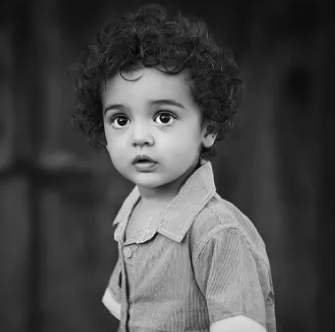
#> input picture 12_Spatial_Filtering/child.png, 335 x 332 px
$ python 09_canny_edge_detector.py   (older library calls are emulated)
#> lines starting #> are read from the running program, lines starting #| are printed output that depends on the picture; after the words box and inside, x2 and y2 are one past the last pixel; in counts of white or black regions, pixels touching at a corner belong together
import cv2
import numpy as np
import matplotlib.pyplot as plt

# Load an image
gray = cv2.imread('child.png', cv2.IMREAD_GRAYSCALE)
#> gray: shape (332, 335); min 5, max 251, mean 73.3

# 1. Noise Reduction
# Gaussian Blurring
blur = cv2.GaussianBlur(gray,(5,5),0)


# 2. Finding Intensity Gradient of the Image
# Apply Sobelx in high output datatype 'float32'
# and then converting back to 8-bit to prevent overflow
sobelx_32f = cv2.Sobel(blur,cv2.CV_32F,1,0,ksize=3)
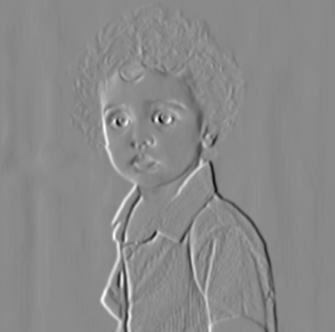
#> sobelx_32f: shape (332, 335) float32; min -444, max 374, mean -0.6; drawn with min black and max white
absx_32f = np.absolute(sobelx_32f)
sobelx_8u1 = absx_32f/absx_32f.max()*255
sobelx_8u = np.uint8(sobelx_8u1)

# Similarly for Sobely
sobely_32f = cv2.Sobel(blur,cv2.CV_32F,0,1,ksize=3)
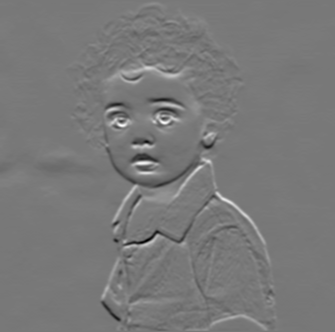
#> sobely_32f: shape (332, 335) float32; min -358, max 398, mean 1.7; drawn with min black and max white
absy_32f = np.absolute(sobely_32f)
sobely_8u1 = absy_32f/absy_32f.max()*255
sobely_8u = np.uint8(sobely_8u1)

# From gradients calculate the magnitude and changing
# it to 8-bit (Optional)
mag = np.hypot(sobelx_8u, sobely_8u)
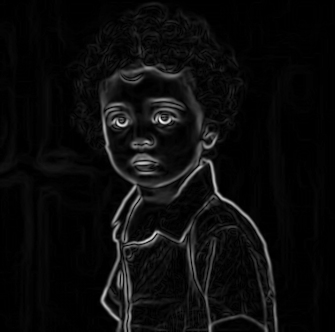
#> mag: shape (332, 335) float16; min 0, max 303.8, mean 14.2; drawn with min black and max white
mag = mag/mag.max()*255
mag = np.uint8(mag)

# Find the direction and change it to degree
theta = np.arctan2(sobely_32f, sobelx_32f)
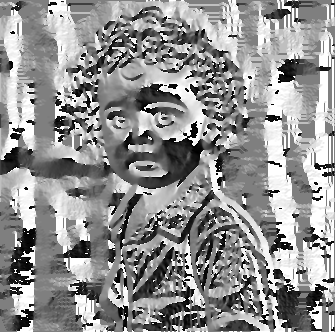
#> theta: shape (332, 335) float32; min -3.14, max 3.14, mean 0.457; drawn with min black and max white
angle = np.rad2deg(theta)


# 3. Non-Max Suppression
# Find the neighbouring pixels (b,c) in the rounded gradient direction
# and then apply non-max suppression
M, N = mag.shape
#> M = 332; N = 335
Non_max = np.zeros((M,N), dtype= np.uint8)

for i in range(1,M-1):
    for j in range(1,N-1):
        # Horizontal 0
        if (0 <= angle[i,j] < 22.5) or (157.5 <= angle[i,j] <= 180) or (-22.5 <= angle[i,j] < 0) or (-180 <= angle[i,j] < -157.5):
            b = mag[i, j+1]
            c = mag[i, j-1]
        # Diagonal 45
        elif (22.5 <= angle[i,j] < 67.5) or (-157.5 <= angle[i,j] < -112.5):
            b = mag[i+1, j+1]
            c = mag[i-1, j-1]
        # Vertical 90
        elif (67.5 <= angle[i,j] < 112.5) or (-112.5 <= angle[i,j] < -67.5):
            b = mag[i+1, j]
            c = mag[i-1, j]
        # Diagonal 135
        elif (112.5 <= angle[i,j] < 157.5) or (-67.5 <= angle[i,j] < -22.5):
            b = mag[i+1, j-1]
            c = mag[i-1, j+1]

        # Non-max Suppression
        if (mag[i,j] >= b) and (mag[i,j] >= c):
            Non_max[i,j] = mag[i,j]
        else:
            Non_max[i,j] = 0
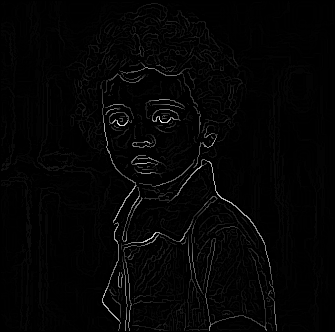
#> Non_max: shape (332, 335); min 0, max 255, mean 4.5


# 4. Hysteresis Thresholding
# Set high and low threshold
highThreshold = 21
lowThreshold = 15

M, N = Non_max.shape
out = np.zeros((M,N), dtype= np.uint8)

# If edge intensity is greater than 'High' it is a sure-edge
# below 'low' threshold, it is a sure non-edge
strong_i, strong_j = np.where(Non_max >= highThreshold)
#> strong_i = 4860 values from 3 to 330; strong_j = 4860 values, max 276 at index 4729, min 43 at index 2013, mean 171.8
zeros_i, zeros_j = np.where(Non_max < lowThreshold)

# weak edges
weak_i, weak_j = np.where((Non_max <= highThreshold) & (Non_max >= lowThreshold))
#> weak_i = 2368 values from 5 to 330; weak_j = 2368 values, max 272 at index 2187, min 1 at index 1380, mean 162.2

# Set same intensity value for all edge pixels
out[strong_i, strong_j] = 255
out[zeros_i, zeros_j ] = 0
out[weak_i, weak_j] = 75

# For weak edges, if it is connected to a sure edge it will be considered as an edge otherwise suppressed.
M, N = out.shape
for i in range(1, M-1):
    for j in range(1, N-1):
        if (out[i,j] == 75):
            if 255 in [out[i+1, j-1],out[i+1, j],out[i+1, j+1],out[i, j-1],out[i, j+1],out[i-1, j-1],out[i-1, j],out[i-1, j+1]]:
                out[i, j] = 255
            else:
                out[i, j] = 0


# Use OpenCV builtin function for performing Canny Edge detection
edges = cv2.Canny(gray,100,200,L2gradient=True)
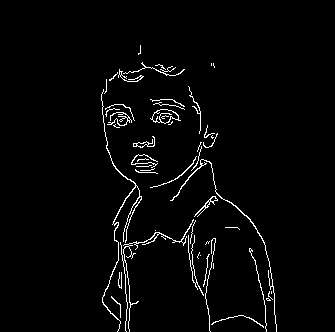
#> edges: shape (332, 335); 2.6% white in thin lines or dots, all inside (x1, y1, x2, y2) = (101, 45, 277, 332)


plt.subplot(2,4,1)
plt.title("grayscale image")
plt.imshow(gray, cmap ='gray')

plt.subplot(2,4,2)
plt.title("gaussian blurring")
plt.imshow(blur, cmap ='gray')

plt.subplot(2,4,3)
plt.title("sobelx_8u")
plt.imshow(sobelx_8u, cmap ='gray')

plt.subplot(2,4,4)
plt.title("sobely_8u")
plt.imshow(sobely_8u, cmap ='gray')

plt.subplot(2,4,5)
plt.title("gradient magnitude")
plt.imshow(mag, cmap ='gray')

plt.subplot(2,4,6)
plt.title("non-max Suppression")
plt.imshow(Non_max, cmap ='gray')

plt.subplot(2,4,7)
plt.title("hysteresis thresholding")
plt.imshow(out, cmap ='gray')

plt.subplot(2,4,8)
plt.title("OpenCV builtin Canny Edge detection")
plt.imshow(edges, cmap ='gray')

plt.show()
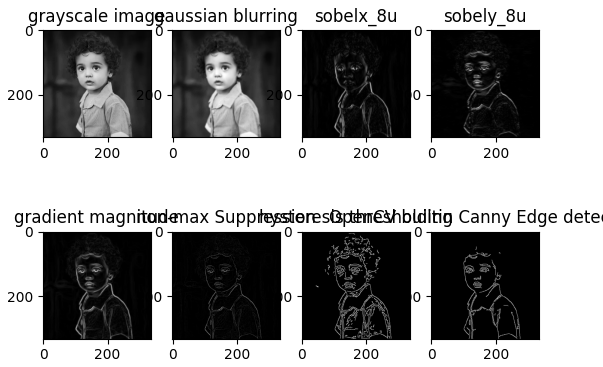
#> figure drawn by matplotlib, 8 panels
